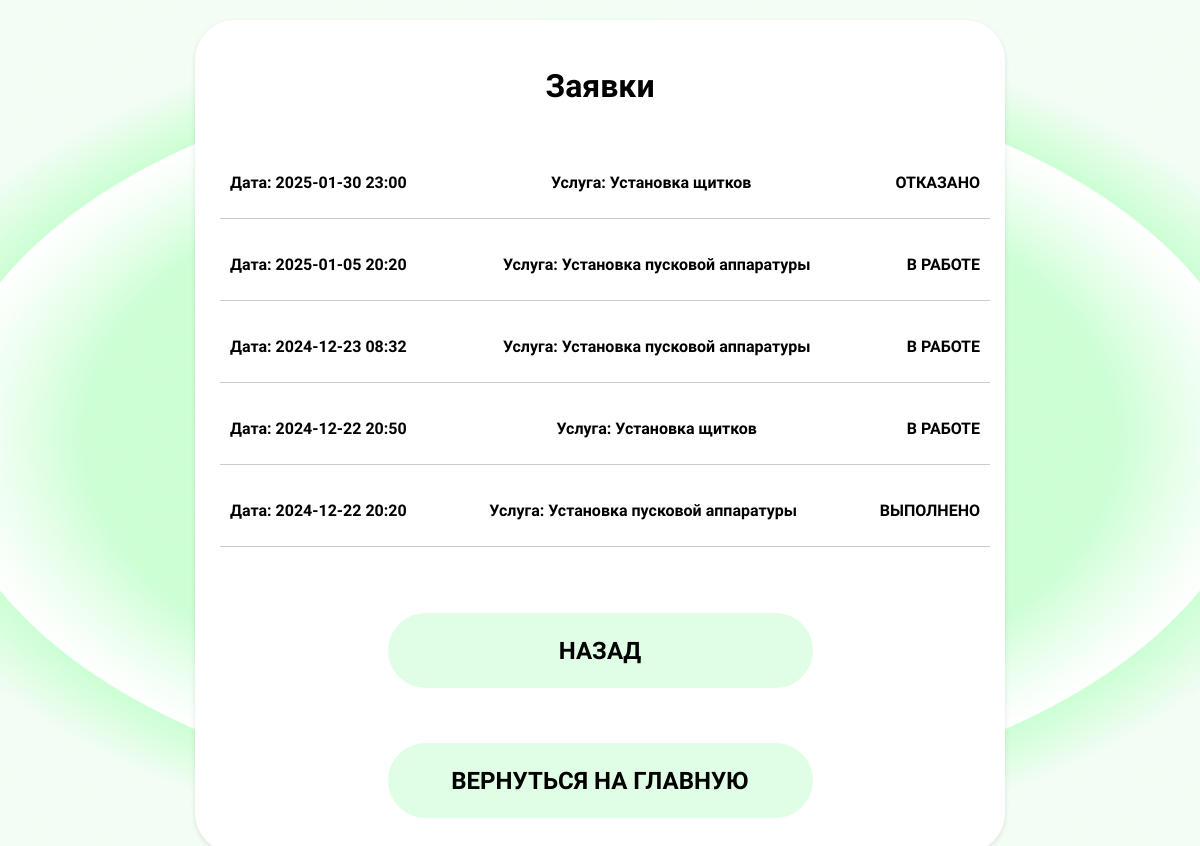
/profile2.php (signed in), run on the app's committed database.
### tables this page shows
CREATE TABLE `application` (
  `id_application` int NOT NULL,
  `id_user` int NOT NULL,
  `id_order` int NOT NULL,
  `id_status` int NOT NULL DEFAULT '1',
  `date` varchar(250) NOT NULL
);

CREATE TABLE `order` (
  `id_order` int NOT NULL,
  `orders` varchar(250) NOT NULL
);

CREATE TABLE `status` (
  `id_status` int NOT NULL,
  `value` varchar(250) NOT NULL
);

### profile2.php (the view, shortened to what this page needs)
<!DOCTYPE html>
<html lang="en">
<head>
</head>
<body>
    <div class='right-container'>
        <h2>Заявки</h2>
         <ul class='right-list'>
    <?php
    $servername = "MySQL-8.0";
    $username = "root";
    $password = "";
    $dbname = "db_curs";
    $mysqli = new mysqli($servername, $username, $password, $dbname);
    $id_user = $_SESSION['id_user'];
    $sql = $mysqli->query("SELECT `orders`, `value`, `date`
        FROM `application`
        JOIN `order` USING (`id_order`)
        JOIN `status` USING (`id_status`)
        WHERE `id_user`='{$id_user}'
        ORDER BY `date` DESC");
    while ($row = $sql->fetch_assoc()) {
        $date = $row['date'];
        $orders= $row['orders'];
        $status = $row['value'];
        echo
        "
        <li>
        <div class='right-status'>
        <span class='status'><p>Дата: $date</p></span>
        <span class='status'><p>Услуга: $orders</p></span>
        <span class='status'><p>$status</p></span>
            </div>
        </li>
        ";
    } ?>
    </ul>
    <a href="profile.php"><button>НАЗАД</button></a>
    <a href="index.php"><button>ВЕРНУТЬСЯ НА ГЛАВНУЮ</button></a>
    </div>
</body>
</html>

### profile2.php (style rules this page uses)
* { font-weight: 900; font-family: "Montserrat Alternates", sans-serif; }
body { background-image: url(img/profile.png); background-position: center; background-size: cover; font-family: "Montserrat Alternates Light"; display: flex; flex-direction: column; justify-content: center; align-items: center; min-height: 100vh; margin: 0; }
.right-container { display: flex; flex-direction: column; justify-content: center; align-items: center; background-color: #fff; border-radius: 40px; padding: 20px; box-shadow: 0 2px 5px rgba(0, 0, 0, 0.1); width: 770px; height: auto; margin: 20px; }
h2 { text-align: center; font-size: xx-large; }
button { font-size: x-large; background-color: #e0fee5; border: none; padding: 12px 25px; border-radius: 40px; margin-top: 40px; margin-bottom: 15px; cursor: pointer; width: 425px; height: 75px; }
a { text-decoration: none; color: #000000; }
ul.right-list { margin-right: 30px; display: flex; flex-direction: column; justify-content: center; width: 100%; }
.right-list { height: auto; list-style: none; }
.right-list li { padding: 10px; border-bottom: 1px solid #ccc; margin-bottom: 10px; }
.right-status { display: flex; align-items: center; justify-content: space-between; }
.status { font-weight: bold; }

### data on the page
application: date "2025-01-30 23:00", id_order.orders "Установка щитков", id_status.value "ОТКАЗАНО"
application: date "2025-01-05 20:20", id_order.orders "Установка пусковой аппаратуры", id_status.value "В РАБОТЕ"
application: date "2024-12-23 08:32", id_order.orders "Установка пусковой аппаратуры", id_status.value "В РАБОТЕ"
application: date "2024-12-22 20:50", id_order.orders "Установка щитков", id_status.value "В РАБОТЕ"
application: date "2024-12-22 20:20", id_order.orders "Установка пусковой аппаратуры", id_status.value "ВЫПОЛНЕНО"
